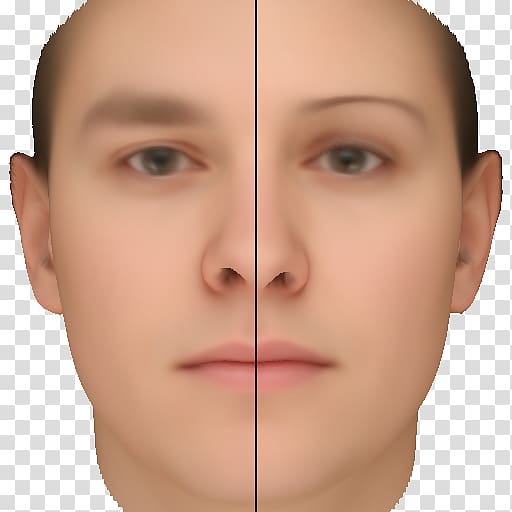
#> input picture lab6/face.jpg, 512 x 512 px
$ python harris_face.py
#> lines starting #> are read from the running program, lines starting #| are printed output that depends on the picture; after the words box and inside, x2 and y2 are one past the last pixel; in counts of white or black regions, pixels touching at a corner belong together
import cv2
import numpy as np

img = cv2.imread('face.jpg')
#> img is the input picture: shape (512, 512, 3); mean B, G, R 143.6, 165.1, 204.9
gray_scale = np.float32(
    cv2.cvtColor(img, cv2.COLOR_BGR2GRAY)
)
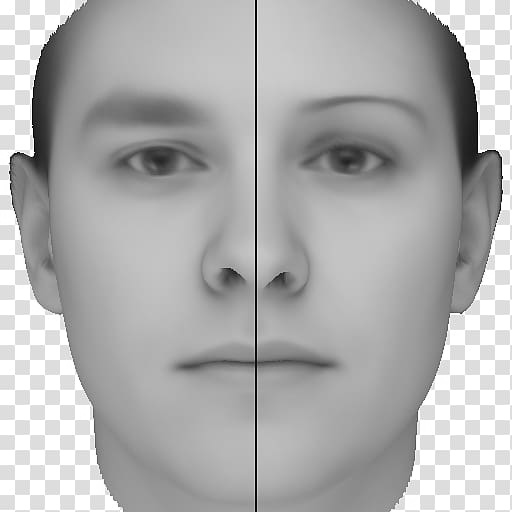
#> gray_scale: shape (512, 512) float32; min 0, max 255, mean 174.6

detector_responses = cv2.cornerHarris(gray_scale, 2, 3, 0.04)
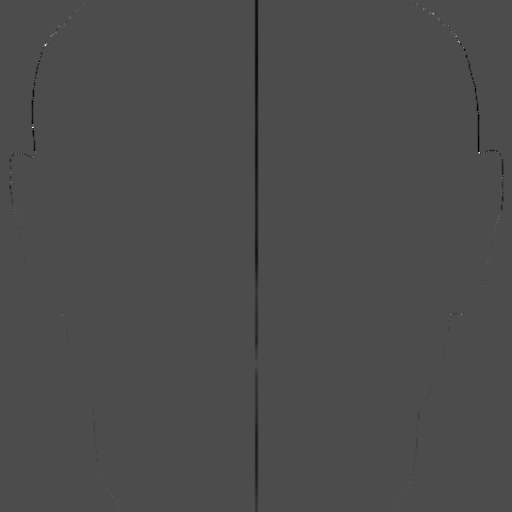
#> detector_responses: shape (512, 512) float32; min -131381328, max 306599776, mean -543461.9; drawn with min black and max white
detector_responses = cv2.dilate(detector_responses, None)
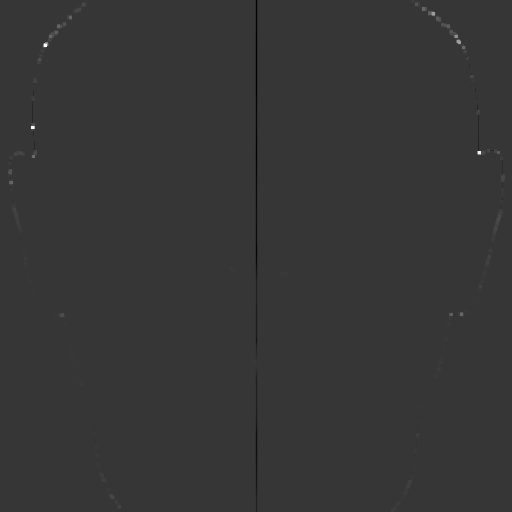
#> detector_responses: shape (512, 512) float32; min -82549944, max 306599776, mean 56567.2; drawn with min black and max white

img[detector_responses > 0.01 * detector_responses.max()] = [0, 0, 255]
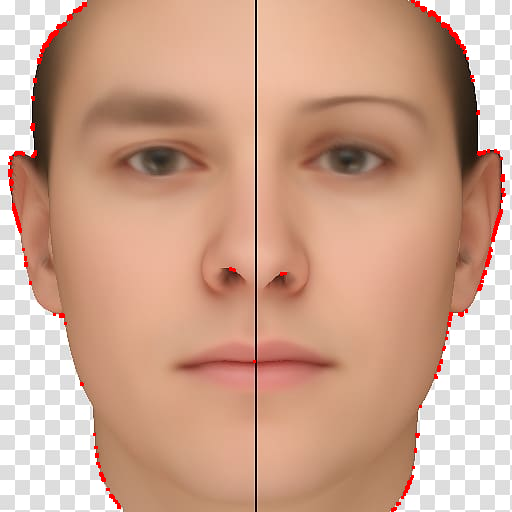
#> img: shape (512, 512, 3); 0.88% of pixels changed, all inside (x1, y1, x2, y2) = (8, 0, 506, 512)
cv2.imshow('Harris Demo', img)

if cv2.waitKey(0) & 0xff == 27:
#> (key Esc is pressed here)
    cv2.destroyAllWindows()
